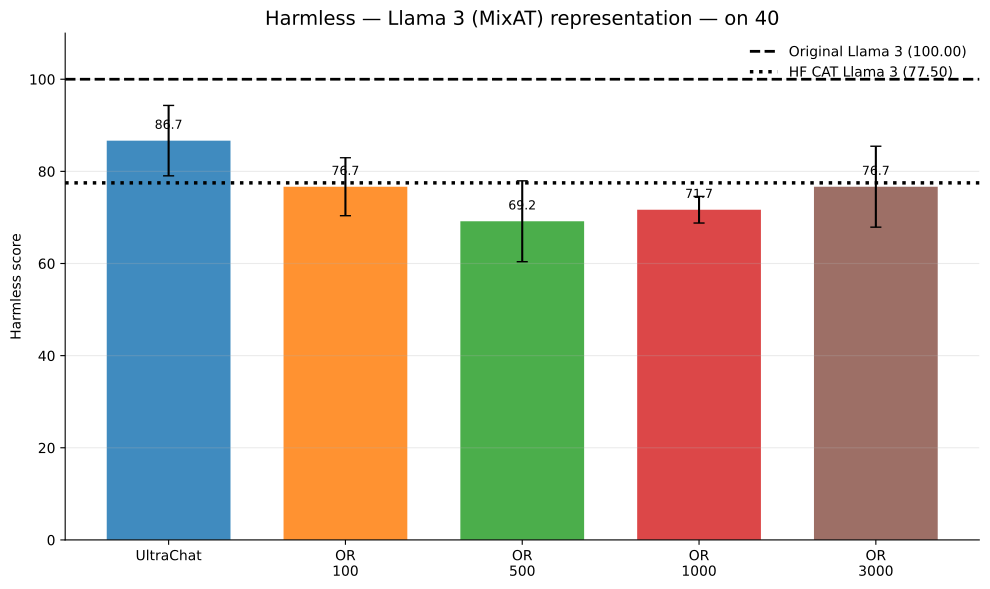

The script that drew this image:
import numpy as np
import matplotlib.pyplot as plt

from pathlib import Path
from matplotlib.backends.backend_pdf import PdfPages


# ============================================================
# Configuration
# ============================================================

MODEL_NAME = "Llama 3 (MixAT)"

rows = [
    "only UltraChat",
    "OR (100)",
    "OR (500)",
    "OR (1000)",
    "trimmed OR (1000)",
    "OR (3000)",
]

# Same colors across ALL experiments/scripts
colors = {
    "only UltraChat":      "C0",
    "OR (100)":            "C1",
    "OR (500)":            "C2",
    "OR (1000)":           "C3",
    "trimmed OR (1000)":   "C4",
    "OR (3000)":           "C5",
}


# ============================================================
# GitHub Llama 3 representation
# ============================================================

github_40 = {
    "only UltraChat":      (86.67, 7.64),
    "OR (100)":            (76.67, 6.29),
    "OR (500)":            (69.17, 8.78),
    "OR (1000)":           (71.67, 2.89),
    "trimmed OR (1000)":   None,
    "OR (3000)":           (76.67, 8.78),
}

github_78k = {
    "only UltraChat":      (55.24, 0.71),
    "OR (100)":            (91.99, 3.86),
    "OR (500)":            (96.32, 0.37),
    "OR (1000)":           (97.09, 0.36),
    "trimmed OR (1000)":   None,
    "OR (3000)":           None,  # P on 78k
}


# ============================================================
# Reference points
# ============================================================

references_40 = {
    "Original Llama 3": (100.00, None),
    "HuggingFace CAT Llama 3": (77.50, None),
}

references_78k = {
    "Original Llama 3": (93.16, None),
    "HuggingFace CAT Llama 3": (41.64, None),
}


# ============================================================
# Relative learning-rate representation
# ============================================================

eps = np.array([0.075, 0.150, 0.300, 0.600])

relative_40 = {
    "only UltraChat": {
        "y":   [82.50, 58.33, 21.67, 51.67],
        "err": [13.75, 14.55, 16.32, 38.80],
    },
    "OR (100)": {
        "y":   [72.50, 62.50, 5.00, 5.83],
        "err": [None, None, None, 1.44],
    },
    "OR (500)": {
        "y":   [77.50, 37.50, 7.50, 9.17],
        "err": [None, None, None, 7.22],
    },
    "OR (1000)": {
        "y":   [97.50, 45.00, 15.00, 5.00],
        "err": [None, None, None, 0.00],
    },
    "trimmed OR (1000)": {
        "y":   [None, None, 5.00, 5.00],
        "err": [None, None, None, 0.00],
    },
    "OR (3000)": {
        "y":   [77.50, 52.50, 5.00, 5.00],
        "err": [None, None, None, 0.00],
    },
}

relative_78k = {
    "only UltraChat": {
        "y":   [56.18, 46.74, 56.85, 14.60],
        "err": [7.43, 5.94, 8.20, 12.40],
    },
    "OR (100)": {
        "y":   [91.96, 95.02, 77.95, 44.80],
        "err": [None, None, None, 28.82],
    },
    "OR (500)": {
        "y":   [96.65, 96.06, 95.53, 55.16],
        "err": [None, None, None, 17.07],
    },
    "OR (1000)": {
        "y":   [98.40, 96.51, 93.47, 42.18],
        "err": [None, None, None, 36.15],
    },
    "trimmed OR (1000)": {
        "y":   [None, None, 96.73, 53.73],
        "err": [None, None, None, 45.49],
    },
    "OR (3000)": {
        "y":   [None, None, None, None],  # P on 78k
        "err": [None, None, None, None],
    },
}


# ============================================================
# Plotting helpers
# ============================================================

def style_axis(ax, title):
    ax.set_title(title, fontsize=14)
    ax.set_ylabel("Harmless score")
    ax.set_ylim(0, 110)
    ax.grid(axis="y", alpha=0.25)
    ax.spines["top"].set_visible(False)
    ax.spines["right"].set_visible(False)


def plot_github(data, references, title):
    """
    Bar plot for the GitHub Llama 3 representation.

    Each training configuration is a bar.
    Original Llama 3 and HuggingFace CAT Llama 3 are shown
    as horizontal reference lines.
    """

    fig, ax = plt.subplots(figsize=(10, 6))

    # Keep only rows with a numeric value
    available_rows = [
        row for row in rows
        if data.get(row) is not None
    ]

    x = np.arange(len(available_rows))

    values = [
        data[row][0]
        for row in available_rows
    ]

    errors = [
        data[row][1] if data[row][1] is not None else 0
        for row in available_rows
    ]

    bar_colors = [
        colors[row]
        for row in available_rows
    ]

    # --------------------------------------------------------
    # Bars
    # --------------------------------------------------------

    bars = ax.bar(
        x,
        values,
        yerr=errors,
        capsize=4,
        color=bar_colors,
        alpha=0.85,
        width=0.7,
    )

    # --------------------------------------------------------
    # Reference lines
    # --------------------------------------------------------

    original = references["Original Llama 3"][0]
    hf_cat = references["HuggingFace CAT Llama 3"][0]

    ax.axhline(
        original,
        linestyle="--",
        linewidth=2,
        color="black",
        label=f"Original Llama 3 ({original:.2f})",
    )

    ax.axhline(
        hf_cat,
        linestyle=":",
        linewidth=2.5,
        color="black",
        label=f"HF CAT Llama 3 ({hf_cat:.2f})",
    )

    # --------------------------------------------------------
    # Labels
    # --------------------------------------------------------

    labels = {
        "only UltraChat": "UltraChat",
        "OR (100)": "OR\n100",
        "OR (500)": "OR\n500",
        "OR (1000)": "OR\n1000",
        "trimmed OR (1000)": "Trimmed OR\n1000",
        "OR (3000)": "OR\n3000",
    }

    ax.set_xticks(x)
    ax.set_xticklabels([
        labels[row]
        for row in available_rows
    ])

    # Put numerical value above each bar
    for bar, value in zip(bars, values):
        ax.text(
            bar.get_x() + bar.get_width() / 2,
            bar.get_height() + 2,
            f"{value:.1f}",
            ha="center",
            va="bottom",
            fontsize=9,
        )

    style_axis(ax, title)

    ax.legend(
        frameon=False,
        loc="upper right",
    )

    fig.tight_layout()

    return fig, ax


def plot_relative_lr(data, title):
    """
    Plot score versus relative-learning-rate epsilon.
    """

    fig, ax = plt.subplots(figsize=(10, 6))

    for row in rows:

        y_raw = data[row]["y"]
        err_raw = data[row]["err"]

        # Convert missing values to NaN
        y = np.array([
            np.nan if v is None else float(v)
            for v in y_raw
        ])

        # Skip completely missing series
        if np.all(np.isnan(y)):
            continue

        # ----------------------------------------------------
        # Line + markers
        # ----------------------------------------------------

        ax.plot(
            eps,
            y,
            marker="o",
            markersize=7,
            linewidth=2,
            color=colors[row],
            label=row,
        )

        # ----------------------------------------------------
        # Error bars where reported
        # ----------------------------------------------------

        for x_i, y_i, err_i in zip(
            eps,
            y_raw,
            err_raw,
        ):
            if y_i is None or err_i is None:
                continue

            ax.errorbar(
                x_i,
                y_i,
                yerr=err_i,
                fmt="none",
                capsize=4,
                color=colors[row],
            )

    ax.set_xlabel(r"Self $\epsilon$ (relative lr)")

    ax.set_xticks(eps)
    ax.set_xticklabels([
        f"{x:.3f}"
        for x in eps
    ])

    style_axis(ax, title)

    ax.legend(
        frameon=False,
        bbox_to_anchor=(1.02, 1),
        loc="upper left",
    )

    fig.tight_layout()

    return fig, ax


# ============================================================
# Generate plots
# ============================================================

figures = []


# 1. GitHub representation — on 40
fig, ax = plot_github(
    github_40,
    references_40,
    f"Harmless — {MODEL_NAME} representation — on 40",
)
figures.append(fig)


# 2. GitHub representation — on 78k
fig, ax = plot_github(
    github_78k,
    references_78k,
    f"Harmless — {MODEL_NAME} representation — on 78k",
)
figures.append(fig)


# 3. Relative learning rate — on 40
fig, ax = plot_relative_lr(
    relative_40,
    f"Harmless — {MODEL_NAME} relative learning rate — on 40",
)
figures.append(fig)


# 4. Relative learning rate — on 78k
fig, ax = plot_relative_lr(
    relative_78k,
    f"Harmless — {MODEL_NAME} relative learning rate — on 78k",
)
figures.append(fig)


# ============================================================
# Save ALL figures to ONE multipage PDF
#
# If this script is:
#
#     harmless_mixat.py
#
# the output will automatically be:
#
#     harmless_mixat.pdf
#
# in the same directory.
# ============================================================

script_path = Path(__file__).resolve()
pdf_path = script_path.with_suffix(".pdf")

with PdfPages(pdf_path) as pdf:
    for fig in figures:
        pdf.savefig(
            fig,
            bbox_inches="tight",
        )

print(
    f"Saved {len(figures)} figures to:\n"
    f"{pdf_path}"
)


# ============================================================
# Display
# ============================================================

plt.show()
